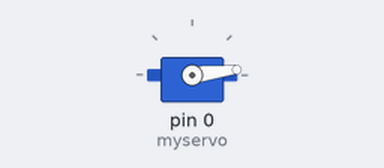
Simulated run of this sketch. Board: Arduino Uno, built with avr-gcc and run on an emulated ATmega328P. Shown: servo. Random numbers use the default seed unless the sketch sets one.

Above: at 0.05 s.
At 0.85 s:
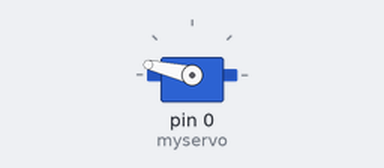
At 1.2 s:
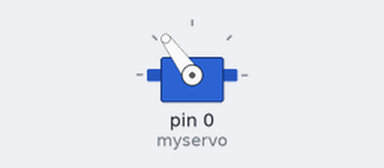
At 1.7 s:
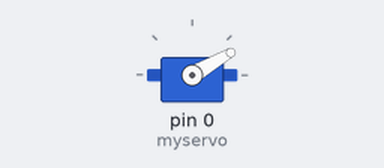
Timing chart, 0 to 4.2 s (numbered marks = the images above):
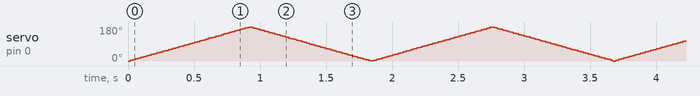

The sketch:

Nope.ino
```cpp
#include <Servo.h>

Servo myservo;
int pos = 0;

void setup() {
  myservo.attach(0);
}

void loop() {
  int times = random(20);
  while(times) {
    for (pos = 0; pos <= 180; pos += 1) {
      myservo.write(pos);
      delay(5);
    }
    for (pos = 180; pos >= 0; pos -= 1) {
      myservo.write(pos);
      delay(5);
    }
    times = times - 1;
  }
  delay(random(6000, 8640000));
}
```
